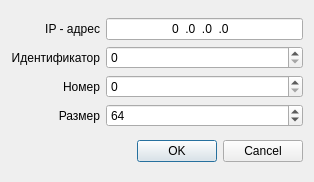
<?xml version="1.0" encoding="UTF-8"?>
<ui version="4.0">
 <class>ICMPEchoRequestDialog</class>
 <widget class="QDialog" name="ICMPEchoRequestDialog">
  <property name="geometry">
   <rect>
    <x>0</x>
    <y>0</y>
    <width>314</width>
    <height>182</height>
   </rect>
  </property>
  <property name="windowTitle">
   <string>ICMP пинг</string>
  </property>
  <layout class="QVBoxLayout" name="verticalLayout">
   <item>
    <layout class="QGridLayout" name="gridLayout">
     <item row="0" column="1">
      <widget class="QLineEdit" name="ipInput">
       <property name="minimumSize">
        <size>
         <width>175</width>
         <height>0</height>
        </size>
       </property>
       <property name="inputMask">
        <string>009.009.009.009</string>
       </property>
       <property name="text">
        <string>0.0.0.0</string>
       </property>
       <property name="cursorPosition">
        <number>15</number>
       </property>
       <property name="alignment">
        <set>Qt::AlignCenter</set>
       </property>
      </widget>
     </item>
     <item row="2" column="0">
      <widget class="QLabel" name="label_4">
       <property name="text">
        <string>Номер</string>
       </property>
       <property name="alignment">
        <set>Qt::AlignRight|Qt::AlignTrailing|Qt::AlignVCenter</set>
       </property>
      </widget>
     </item>
     <item row="1" column="1">
      <widget class="QSpinBox" name="identInput">
       <property name="maximum">
        <number>65535</number>
       </property>
      </widget>
     </item>
     <item row="0" column="0">
      <widget class="QLabel" name="label_2">
       <property name="text">
        <string>IP - адрес</string>
       </property>
       <property name="alignment">
        <set>Qt::AlignRight|Qt::AlignTrailing|Qt::AlignVCenter</set>
       </property>
      </widget>
     </item>
     <item row="1" column="0">
      <widget class="QLabel" name="label_3">
       <property name="text">
        <string>Идентификатор</string>
       </property>
       <property name="alignment">
        <set>Qt::AlignRight|Qt::AlignTrailing|Qt::AlignVCenter</set>
       </property>
      </widget>
     </item>
     <item row="2" column="1">
      <widget class="QSpinBox" name="seqInput">
       <property name="maximum">
        <number>65535</number>
       </property>
      </widget>
     </item>
     <item row="3" column="0">
      <widget class="QLabel" name="label_5">
       <property name="text">
        <string>Размер</string>
       </property>
       <property name="alignment">
        <set>Qt::AlignRight|Qt::AlignTrailing|Qt::AlignVCenter</set>
       </property>
      </widget>
     </item>
     <item row="3" column="1">
      <widget class="QSpinBox" name="sizeInput">
       <property name="maximum">
        <number>65535</number>
       </property>
       <property name="value">
        <number>64</number>
       </property>
      </widget>
     </item>
    </layout>
   </item>
   <item>
    <widget class="QDialogButtonBox" name="buttonBox">
     <property name="orientation">
      <enum>Qt::Horizontal</enum>
     </property>
     <property name="standardButtons">
      <set>QDialogButtonBox::Cancel|QDialogButtonBox::Ok</set>
     </property>
    </widget>
   </item>
  </layout>
 </widget>
 <resources/>
 <connections>
  <connection>
   <sender>buttonBox</sender>
   <signal>accepted()</signal>
   <receiver>ICMPEchoRequestDialog</receiver>
   <slot>accept()</slot>
   <hints>
    <hint type="sourcelabel">
     <x>248</x>
     <y>254</y>
    </hint>
    <hint type="destinationlabel">
     <x>157</x>
     <y>274</y>
    </hint>
   </hints>
  </connection>
  <connection>
   <sender>buttonBox</sender>
   <signal>rejected()</signal>
   <receiver>ICMPEchoRequestDialog</receiver>
   <slot>reject()</slot>
   <hints>
    <hint type="sourcelabel">
     <x>316</x>
     <y>260</y>
    </hint>
    <hint type="destinationlabel">
     <x>286</x>
     <y>274</y>
    </hint>
   </hints>
  </connection>
 </connections>
</ui>
